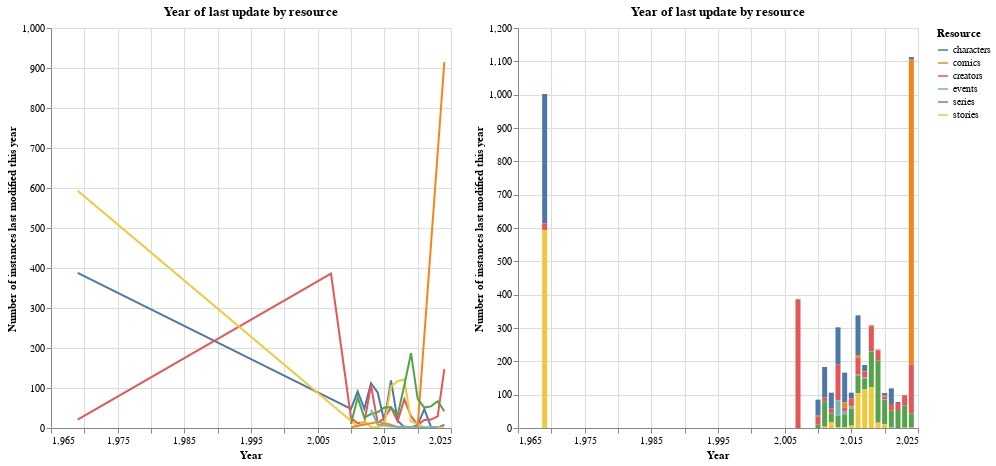

The code cell stored with this chart in its notebook:
### Code cell
# Plot interactive line chart with one line for each entity
line = alt.Chart(aggregated_df).mark_line().encode(
    x=alt.X("modified:Q", title="Year"),
    y=alt.Y("count:Q", title="Number of instances last modified this year"),
    color=alt.Color("entity:N", title="Resource"),
    tooltip=["modified:T", "entity:N", "count:Q"]
).properties(
    title="Year of last update by resource",
    width=400,
    height=400
).interactive()

# Plot interactive stacked bar chart with entity as the category
bar = alt.Chart(aggregated_df).mark_bar().encode(
    x=alt.X("modified", title="Year"),
    y=alt.Y("count", title="Number of instances last modified this year"),
    color=alt.Color("entity", title="Resource"),
).properties(
    title="Year of last update by resource",
    height=400, 
    width=400
).interactive()

line | bar

### Figure 1 — Vega-Lite specification as saved in the notebook (floating-point values rounded to 4 significant figures)
{"config": {"view": {"continuousWidth": 300, "continuousHeight": 300}}, "hconcat": [{"mark": {"type": "line"}, "encoding": {"color": {"field": "entity", "title": "Resource", "type": "nominal"}, "tooltip": [{"field": "modified", "type": "temporal"}, {"field": "entity", "type": "nominal"}, {"field": "count", "type": "quantitative"}], "x": {"field": "modified", "title": "Year", "type": "quantitative"}, "y": {"field": "count", "title": "Number of instances last modified this year", "type": "quantitative"}}, "height": 400, "name": "view_9", "title": "Year of last update by resource", "width": 400}, {"mark": {"type": "bar"}, "encoding": {"color": {"field": "entity", "title": "Resource", "type": "nominal"}, "x": {"field": "modified", "title": "Year", "type": "quantitative"}, "y": {"field": "count", "title": "Number of instances last modified this year", "type": "quantitative"}}, "height": 400, "name": "view_10", "title": "Year of last update by resource", "width": 400}], "data": {"name": "data-76722864263c29e11d4a9287246a2b1e"}, "params": [{"name": "param_9", "select": {"type": "interval", "encodings": ["x", "y"]}, "bind": "scales", "views": ["view_9"]}, {"name": "param_10", "select": {"type": "interval", "encodings": ["x", "y"]}, "bind": "scales", "views": ["view_10"]}], "$schema": "https://vega.github.io/schema/vega-lite/v5.20.1.json", "datasets": {"data-76722864263c29e11d4a9287246a2b1e": [{"modified": 1969, "entity": "characters", "count": 388}, {"modified": 1969, "entity": "creators", "count": 21}, {"modified": 1969, "entity": "stories", "count": 593}, {"modified": 2007, "entity": "creators", "count": 386}, {"modified": 2010, "entity": "characters", "count": 48}, {"modified": 2010, "entity": "comics", "count": 2}, {"modified": 2010, "entity": "creators", "count": 25}, {"modified": 2010, "entity": "series", "count": 10}, {"modified": 2011, "entity": "characters", "count": 91}, {"modified": 2011, "entity": "creators", "count": 12}, {"modified": 2011, "entity": "series", "count": 76}, {"modified": 2011, "entity": "stories", "count": 4}, {"modified": 2012, "entity": "characters", "count": 48}, {"modified": 2012, "entity": "creators", "count": 14}, {"modified": 2012, "entity": "series", "count": 26}, {"modified": 2012, "entity": "stories", "count": 18}, {"modified": 2013, "entity": "characters", "count": 112}, {"modified": 2013, "entity": "creators", "count": 107}, {"modified": 2013, "entity": "events", "count": 46}, {"modified": 2013, "entity": "series", "count": 35}, {"modified": 2013, "entity": "stories", "count": 2}, {"modified": 2014, "entity": "characters", "count": 89}, {"modified": 2014, "entity": "comics", "count": 15}, {"modified": 2014, "entity": "creators", "count": 13}, {"modified": 2014, "entity": "events", "count": 8}, {"modified": 2014, "entity": "series", "count": 39}, {"modified": 2014, "entity": "stories", "count": 2}, {"modified": 2015, "entity": "characters", "count": 17}, {"modified": 2015, "entity": "creators", "count": 24}, {"modified": 2015, "entity": "events", "count": 7}, {"modified": 2015, "entity": "series", "count": 51}, {"modified": 2015, "entity": "stories", "count": 7}, {"modified": 2016, "entity": "characters", "count": 119}, {"modified": 2016, "entity": "comics", "count": 8}, {"modified": 2016, "entity": "creators", "count": 51}, {"modified": 2016, "entity": "events", "count": 4}, {"modified": 2016, "entity": "series", "count": 52}, {"modified": 2016, "entity": "stories", "count": 104}, {"modified": 2017, "entity": "characters", "count": 18}, {"modified": 2017, "entity": "comics", "count": 2}, {"modified": 2017, "entity": "creators", "count": 17}, {"modified": 2017, "entity": "events", "count": 3}, {"modified": 2017, "entity": "series", "count": 32}, {"modified": 2017, "entity": "stories", "count": 117}, {"modified": 2018, "entity": "characters", "count": 2}, {"modified": 2018, "entity": "comics", "count": 4}, {"modified": 2018, "entity": "creators", "count": 72}, {"modified": 2018, "entity": "events", "count": 2}, {"modified": 2018, "entity": "series", "count": 107}, {"modified": 2018, "entity": "stories", "count": 122}, {"modified": 2019, "entity": "characters", "count": 1}, {"modified": 2019, "entity": "comics", "count": 2}, {"modified": 2019, "entity": "creators", "count": 30}, {"modified": 2019, "entity": "series", "count": 187}, {"modified": 2019, "entity": "stories", "count": 16}, {"modified": 2020, "entity": "characters", "count": 8}, {"modified": 2020, "entity": "comics", "count": 3}, {"modified": 2020, "entity": "creators", "count": 8}, {"modified": 2020, "entity": "events", "count": 2}, {"modified": 2020, "entity": "series", "count": 73}, {"modified": 2020, "entity": "stories", "count": 11}, {"modified": 2021, "entity": "characters", "count": 47}, {"modified": 2021, "entity": "creators", "count": 20}, {"modified": 2021, "entity": "series", "count": 51}, {"modified": 2021, "entity": "stories", "count": 1}, {"modified": 2022, "entity": "characters", "count": 3}, {"modified": 2022, "entity": "creators", "count": 21}, {"modified": 2022, "entity": "series", "count": 54}, {"modified": 2023, "entity": "characters", "count": 1}, {"modified": 2023, "entity": "creators", "count": 29}, {"modified": 2023, "entity": "events", "count": 1}, {"modified": 2023, "entity": "series", "count": 67}, {"modified": 2023, "entity": "stories", "count": 1}, {"modified": 2024, "entity": "characters", "count": 8}, {"modified": 2024, "entity": "comics", "count": 915}, {"modified": 2024, "entity": "creators", "count": 147}, {"modified": 2024, "entity": "series", "count": 42}, {"modified": 2024, "entity": "stories", "count": 1}]}}
